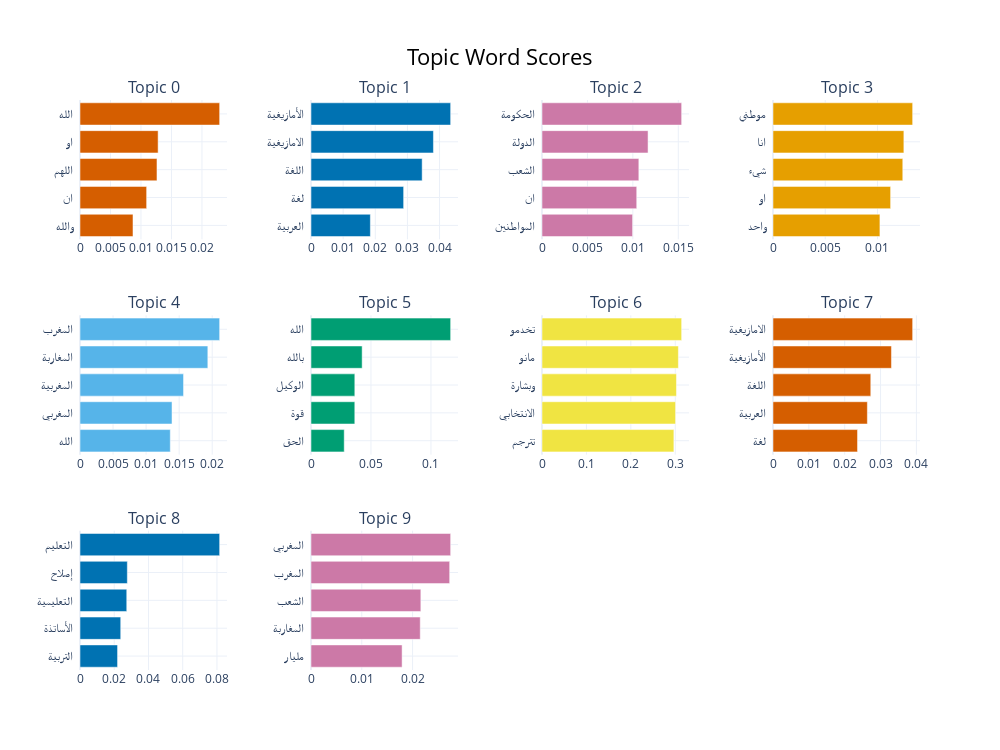

Write notebook code for a chart like this one.
### Markdown cell above
### Visualize Terms

We can visualize the selected terms for a few topics by creating bar charts out of the c-TF-IDF scores for each topic representation. Insights can be gained from the relative c-TF-IDF scores between and within topics. Moreover, you can easily compare topic representations to each other.

### Code cell
topic_model.visualize_barchart(top_n_topics=10)

### Figure 1 — Plotly figure (JSON) as saved in the notebook; plotly's stock layout.template omitted (floating-point values rounded to 4 significant figures)
{"data": [{"marker": {"color": "#D55E00"}, "orientation": "h", "type": "bar", "x": [0.00869, 0.01093, 0.01262, 0.01281, 0.0229], "xaxis": "x", "y": ["والله  ", "ان  ", "اللهم  ", "او  ", "الله  "], "yaxis": "y"}, {"marker": {"color": "#0072B2"}, "orientation": "h", "type": "bar", "x": [0.01847, 0.02882, 0.03459, 0.0381, 0.04346], "xaxis": "x2", "y": ["العربية  ", "لغة  ", "اللغة  ", "الامازيغية  ", "الأمازيغية  "], "yaxis": "y2"}, {"marker": {"color": "#CC79A7"}, "orientation": "h", "type": "bar", "x": [0.00997, 0.01042, 0.01066, 0.01167, 0.01537], "xaxis": "x3", "y": ["المواطنين  ", "ان  ", "الشعب  ", "الدولة  ", "الحكومة  "], "yaxis": "y3"}, {"marker": {"color": "#E69F00"}, "orientation": "h", "type": "bar", "x": [0.01023, 0.01126, 0.01242, 0.01253, 0.01337], "xaxis": "x4", "y": ["واحد  ", "او  ", "شيء  ", "انا  ", "موطني  "], "yaxis": "y4"}, {"marker": {"color": "#56B4E9"}, "orientation": "h", "type": "bar", "x": [0.01366, 0.01392, 0.01566, 0.01934, 0.02113], "xaxis": "x5", "y": ["الله  ", "المغربي  ", "المغربية  ", "المغاربة  ", "المغرب  "], "yaxis": "y5"}, {"marker": {"color": "#009E73"}, "orientation": "h", "type": "bar", "x": [0.0277, 0.03651, 0.03654, 0.04265, 0.1164], "xaxis": "x6", "y": ["الحق  ", "قوة  ", "الوكيل  ", "بالله  ", "الله  "], "yaxis": "y6"}, {"marker": {"color": "#F0E442"}, "orientation": "h", "type": "bar", "x": [0.2969, 0.3007, 0.3027, 0.3071, 0.3144], "xaxis": "x7", "y": ["تترجم  ", "الانتخابي  ", "وبشارة  ", "مانو  ", "تخدمو  "], "yaxis": "y7"}, {"marker": {"color": "#D55E00"}, "orientation": "h", "type": "bar", "x": [0.02358, 0.02632, 0.02728, 0.03304, 0.03896], "xaxis": "x8", "y": ["لغة  ", "العربية  ", "اللغة  ", "الأمازيغية  ", "الامازيغية  "], "yaxis": "y8"}, {"marker": {"color": "#0072B2"}, "orientation": "h", "type": "bar", "x": [0.02194, 0.02379, 0.02731, 0.02765, 0.08157], "xaxis": "x9", "y": ["التربية  ", "الأساتذة  ", "التعليمية  ", "إصلاح  ", "التعليم  "], "yaxis": "y9"}, {"marker": {"color": "#CC79A7"}, "orientation": "h", "type": "bar", "x": [0.01794, 0.02151, 0.02163, 0.02731, 0.0275], "xaxis": "x10", "y": ["مليار  ", "المغاربة  ", "الشعب  ", "المغرب  ", "المغربي  "], "yaxis": "y10"}], "layout": {"annotations": [{"font": {"size": 16}, "showarrow": false, "text": "Topic 0", "x": 0.0875, "xanchor": "center", "xref": "paper", "y": 1, "yanchor": "bottom", "yref": "paper"}, {"font": {"size": 16}, "showarrow": false, "text": "Topic 1", "x": 0.3625, "xanchor": "center", "xref": "paper", "y": 1, "yanchor": "bottom", "yref": "paper"}, {"font": {"size": 16}, "showarrow": false, "text": "Topic 2", "x": 0.6375, "xanchor": "center", "xref": "paper", "y": 1, "yanchor": "bottom", "yref": "paper"}, {"font": {"size": 16}, "showarrow": false, "text": "Topic 3", "x": 0.9125, "xanchor": "center", "xref": "paper", "y": 1, "yanchor": "bottom", "yref": "paper"}, {"font": {"size": 16}, "showarrow": false, "text": "Topic 4", "x": 0.0875, "xanchor": "center", "xref": "paper", "y": 0.6222, "yanchor": "bottom", "yref": "paper"}, {"font": {"size": 16}, "showarrow": false, "text": "Topic 5", "x": 0.3625, "xanchor": "center", "xref": "paper", "y": 0.6222, "yanchor": "bottom", "yref": "paper"}, {"font": {"size": 16}, "showarrow": false, "text": "Topic 6", "x": 0.6375, "xanchor": "center", "xref": "paper", "y": 0.6222, "yanchor": "bottom", "yref": "paper"}, {"font": {"size": 16}, "showarrow": false, "text": "Topic 7", "x": 0.9125, "xanchor": "center", "xref": "paper", "y": 0.6222, "yanchor": "bottom", "yref": "paper"}, {"font": {"size": 16}, "showarrow": false, "text": "Topic 8", "x": 0.0875, "xanchor": "center", "xref": "paper", "y": 0.2444, "yanchor": "bottom", "yref": "paper"}, {"font": {"size": 16}, "showarrow": false, "text": "Topic 9", "x": 0.3625, "xanchor": "center", "xref": "paper", "y": 0.2444, "yanchor": "bottom", "yref": "paper"}], "height": 750, "hoverlabel": {"bgcolor": "white", "font": {"family": "Rockwell", "size": 16}}, "showlegend": false, "title": {"font": {"color": "Black", "size": 22}, "text": "Topic Word Scores", "x": 0.5, "xanchor": "center", "yanchor": "top"}, "width": 1000, "xaxis": {"anchor": "y", "domain": [0, 0.175], "showgrid": true}, "xaxis10": {"anchor": "y10", "domain": [0.275, 0.45], "showgrid": true}, "xaxis11": {"anchor": "y11", "domain": [0.55, 0.725], "showgrid": true}, "xaxis12": {"anchor": "y12", "domain": [0.825, 1], "showgrid": true}, "xaxis2": {"anchor": "y2", "domain": [0.275, 0.45], "showgrid": true}, "xaxis3": {"anchor": "y3", "domain": [0.55, 0.725], "showgrid": true}, "xaxis4": {"anchor": "y4", "domain": [0.825, 1], "showgrid": true}, "xaxis5": {"anchor": "y5", "domain": [0, 0.175], "showgrid": true}, "xaxis6": {"anchor": "y6", "domain": [0.275, 0.45], "showgrid": true}, "xaxis7": {"anchor": "y7", "domain": [0.55, 0.725], "showgrid": true}, "xaxis8": {"anchor": "y8", "domain": [0.825, 1], "showgrid": true}, "xaxis9": {"anchor": "y9", "domain": [0, 0.175], "showgrid": true}, "yaxis": {"anchor": "x", "domain": [0.7556, 1], "showgrid": true}, "yaxis10": {"anchor": "x10", "domain": [0, 0.2444], "showgrid": true}, "yaxis11": {"anchor": "x11", "domain": [0, 0.2444], "showgrid": true}, "yaxis12": {"anchor": "x12", "domain": [0, 0.2444], "showgrid": true}, "yaxis2": {"anchor": "x2", "domain": [0.7556, 1], "showgrid": true}, "yaxis3": {"anchor": "x3", "domain": [0.7556, 1], "showgrid": true}, "yaxis4": {"anchor": "x4", "domain": [0.7556, 1], "showgrid": true}, "yaxis5": {"anchor": "x5", "domain": [0.3778, 0.6222], "showgrid": true}, "yaxis6": {"anchor": "x6", "domain": [0.3778, 0.6222], "showgrid": true}, "yaxis7": {"anchor": "x7", "domain": [0.3778, 0.6222], "showgrid": true}, "yaxis8": {"anchor": "x8", "domain": [0.3778, 0.6222], "showgrid": true}, "yaxis9": {"anchor": "x9", "domain": [0, 0.2444], "showgrid": true}}}
